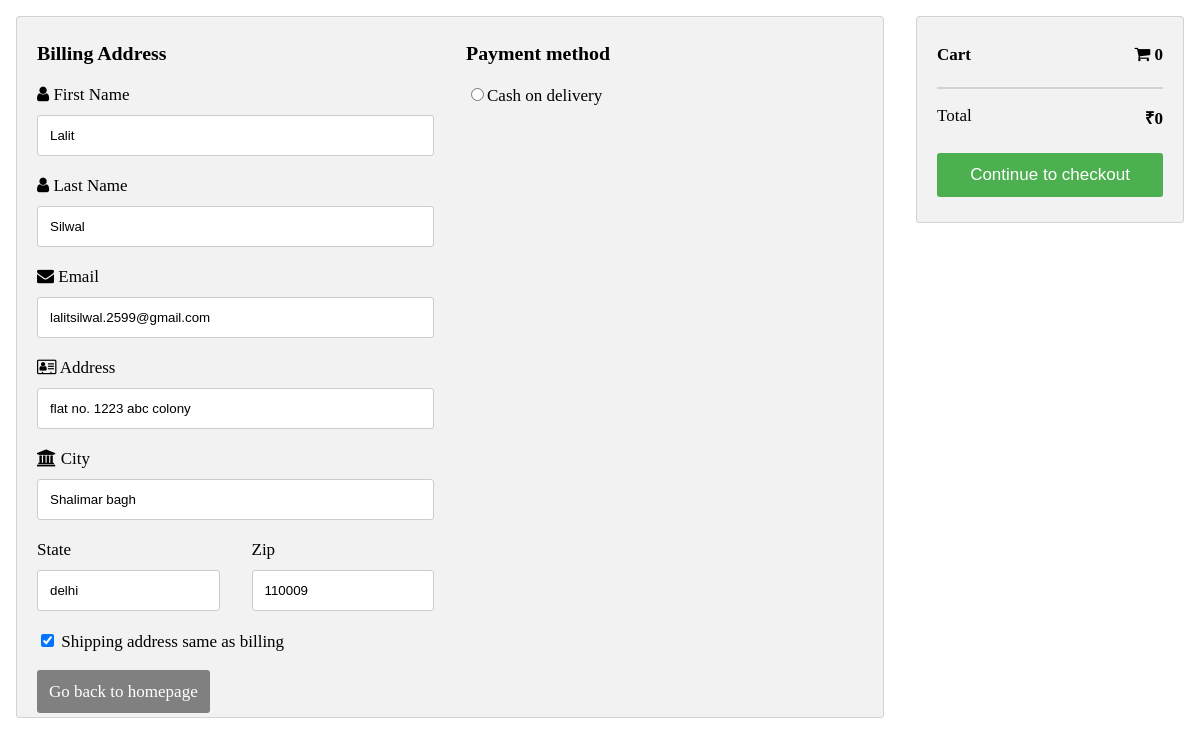
Screenshot of /MovieTime/checkout.php (signed in) with the database file from the repository.
### tables this page shows
CREATE TABLE `USERS` (
  `ID` int(255) NOT NULL,
  `FIRSTNAME` varchar(255) NOT NULL,
  `LASTNAME` varchar(255) NOT NULL,
  `EMAIL` varchar(255) NOT NULL,
  `PASSWORD` varchar(255) NOT NULL,
  `ADDRESS` varchar(255) DEFAULT NULL,
  `CARDNUMBER` int(255) DEFAULT NULL,
  `CITY` varchar(20) DEFAULT NULL,
  `STATE` varchar(20) DEFAULT NULL,
  `ZIP_CODE` int(20) DEFAULT NULL
);

### MovieTime/checkout.php (the view, shortened to what this page needs)
<?php
$userID = $_SESSION["id"];
include("/srv/http/MovieTime/include/connection.php");
$result = $conn->query("SELECT FIRSTNAME, LASTNAME, EMAIL, ADDRESS, CITY, STATE, ZIP_CODE FROM USERS WHERE ID = '$userID'");
$userData = $result->fetch_assoc();
?>
<!DOCTYPE html>
<html>
<head>
    <link rel="stylesheet" href="https://cdnjs.cloudflare.com/ajax/libs/font-awesome/4.7.0/css/font-awesome.min.css">
</head>
<body>
    <section class="wrapper">
        <div class="row">
            <div class="col-75">
                <div class="container">
                    <form action="<?php echo htmlspecialchars($_SERVER['PHP_SELF']); ?>" method="POST" id="checkout">
                        <div class="row">
                            <div class="col-50">
                                <h3>Billing Address</h3>
                                <label for="firstName"><i class="fa fa-user"></i> First Name</label>
                                <input type="text" id="firstName" name="firstname" placeholder="John M. Doe" value="<?php echo $userData['FIRSTNAME']; ?>">
                                <label for="lastName"><i class="fa fa-user"></i> Last Name</label>
                                <input type="text" id="lastName" name="lastname" placeholder="John M. Doe" value="<?php echo $userData['LASTNAME']; ?>">
                                <label for="email"><i class="fa fa-envelope"></i> Email</label>
                                <input type="text" id="email" name="email" placeholder="john@example.com" value="<?php echo $userData['EMAIL']; ?>">
                                <label for="address"><i class="fa fa-address-card-o"></i> Address</label>
                                <input type="text" id="address" name="address" placeholder="542 W. 15th Street" value="<?php echo $userData['ADDRESS']; ?>">
                                <label for="city"><i class="fa fa-institution"></i> City</label>
                                <input type="text" id="city" name="city" placeholder="New York" value="<?php echo $userData['CITY']; ?>">
                                <div class="row">
                                    <div class="col-50">
                                        <label for="state">State</label>
                                        <input type="text" id="state" name="state" placeholder="NY" value="<?php echo $userData['STATE']; ?>">
                                    </div>
                                    <div class="col-50">
                                        <label for="zip">Zip</label>
                                        <input type="text" id="zip" name="zip" placeholder="10001" value="<?php echo $userData['ZIP_CODE']; ?>">
                                    </div>
                                </div>
                            </div>
                            <div class="col-50">
                                <h3>Payment method</h3>
                                <label for="cod" class="radio-inline">
                                    <input type="radio" name="cod">Cash on delivery
                                </label>
                            </div>
                        </div>
                        <label>
                            <input type="checkbox" checked="checked" name="sameadr"> Shipping address same as billing
                        </label>
                        <br>
                        <a href="/MovieTime/index.php" class="btn btn-primary btn-block btn-custom" style="text-decoration:none;">Go back to homepage</a>
                    </form>
                </div>
            </div>
            <div class="col-25">
                <div class="container">
                    <h4>Cart <span class="price" style="color:black"><i class="fa fa-shopping-cart"></i> <b><?php echo count($_SESSION["cart"]); ?></b></span></h4>
                    <?php
                    $total = 0;
                        ?>
                    <hr>
                    <p>Total <span class="price" style="color:black"><b>₹<?php echo $total; ?></b></span></p>
                    <button type="submit" class="btn" form="checkout">Continue to checkout</button>
                </div>
            </div>
        </div>
    </section>
</body>
</html>

### MovieTime/checkout.php (style rules this page uses)
body { font-family: "Montsarrat"; font-size: 17px; padding: 8px; }
* { box-sizing: border-box; }
.row { display: -ms-flexbox; display: flex; -ms-flex-wrap: wrap; flex-wrap: wrap; margin: 0 -16px; }
.col-25 { -ms-flex: 25%; flex: 25%; }
.col-50 { -ms-flex: 50%; flex: 50%; }
.col-75 { -ms-flex: 75%; flex: 75%; }
.col-25, .col-50, .col-75 { padding: 0 16px; }
.container { background-color: #f2f2f2; padding: 5px 20px 15px 20px; border: 1px solid lightgrey; border-radius: 3px; }
input[type=text] { width: 100%; margin-bottom: 20px; padding: 12px; border: 1px solid #ccc; border-radius: 3px; }
label { margin-bottom: 10px; display: block; }
.btn { background-color: #4CAF50; color: white; padding: 12px; margin: 10px 0; border: none; width: 100%; border-radius: 3px; cursor: pointer; font-size: 17px; }
a { color: #2196F3; }
hr { border: 1px solid lightgrey; }
span.price { float: right; color: grey; }
.btn-custom { width: 100%; background-color: grey; }

### rows the page displays
users: firstname "Lalit", lastname "Silwal", email "lalitsilwal.2599@gmail.com", address "flat no. 1223 abc colony", city "Shalimar bagh", state "delhi", zip "110009"

### other values shown
count($_SESSION["cart"]) "0"
$total "0"
